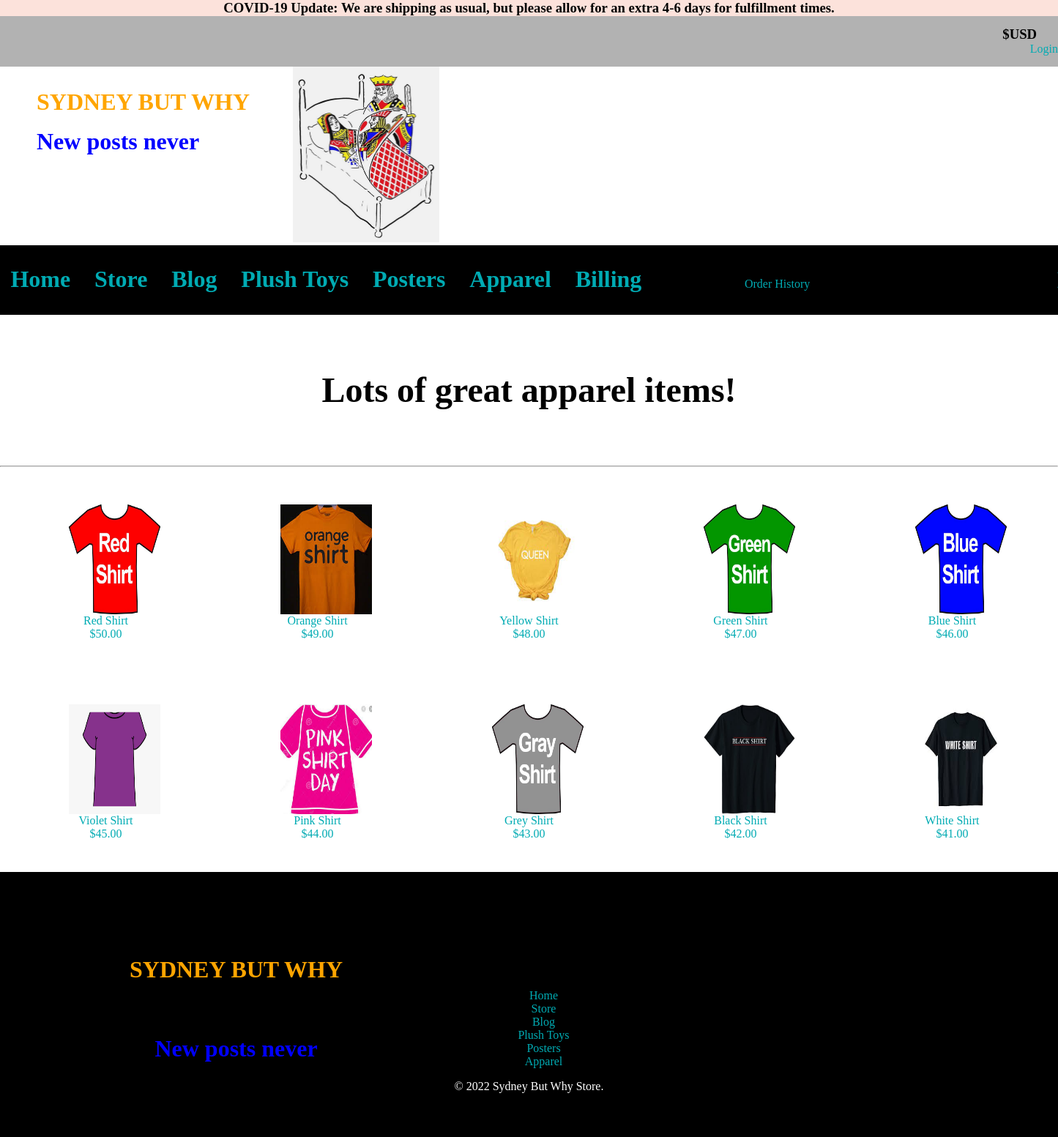
Page /apparel on the committed database.
### app.py (models this page shows)
    class Item(db.Model):
        __tablename__ = "items"
        id = db.Column(db.Integer, primary_key=True)
        product_title = db.Column(db.String(100), nullable=False)
        product_price = db.Column(db.String(50), nullable=False)
        img_url = db.Column(db.String(500), nullable=False)
        description = db.Column(db.String(250), nullable=False)
        item_type = db.Column(db.String(250), nullable=False)
        cart = db.relationship('Cart', backref='item')

### app.py (the view)
@app.route("/apparel", methods=["GET", "POST"])
def apparel():
    apparels = Item.query.filter_by(item_type="Apparel").all()
    return render_template("apparel.html", apparels=apparels)

### templates/apparel.html
{% extends 'base.html' %}
{% block content %}
<h1 class="main_title">Lots of great apparel items!</h1>
<hr>
<div class="product_container">
{% for apparel in apparels: %}
<div class="product_card">
<img class="product_img" src="{{ apparel.img_url }}">
<a class="small_product_title" href="{{url_for('product', product_id=apparel.id) }}"> {{ apparel.product_title }}</a>
<a class="small_product_price" href="{{url_for('product', product_id=apparel.id) }}"> {{ apparel.product_price }} </a>
</div>
{% endfor %}
</div>
{% endblock %}

### static/css/styles.css (style rules this page uses)
body { margin: 0; padding: 0; }
a { color: #00ABB3; text-decoration: none; }
.main_title { text-align: center; color: black; padding: 3% 3%; font-weight: bold; font-size: 3rem; }
.product_img { width: 125px; height: 150px; position: relative; left: 25%; }
.product_container { display: flex; flex-wrap: wrap; text-align: center; }
.product_card { display: flex; flex-direction: column; height: 14%; width: 14%; margin: 3% 3%; }

### rows in the picture
Item: img_url (picture), product_title "Red Shirt", product_price "$50.00"
Item: img_url (picture), product_title "Orange Shirt", product_price "$49.00"
Item: img_url (picture), product_title "Yellow Shirt", product_price "$48.00"
Item: img_url (picture), product_title "Green Shirt", product_price "$47.00"
Item: img_url (picture), product_title "Blue Shirt", product_price "$46.00"
Item: img_url (picture), product_title "Violet Shirt", product_price "$45.00"
Item: img_url (picture), product_title "Pink Shirt", product_price "$44.00"
Item: img_url (picture), product_title "Grey Shirt", product_price "$43.00"
Item: img_url (picture), product_title "Black Shirt", product_price "$42.00"
Item: img_url (picture), product_title "White Shirt", product_price "$41.00"
